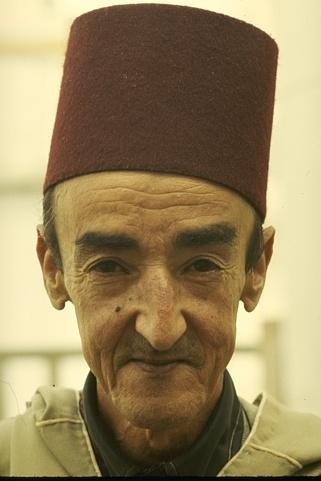
#> input picture man.jpg, 321 x 481 px
$ python filtering.py   (older library calls are emulated)
#> lines starting #> are read from the running program, lines starting #| are printed output that depends on the picture; after the words box and inside, x2 and y2 are one past the last pixel; in counts of white or black regions, pixels touching at a corner belong together
import cv2
import numpy as np
# grayscale to be suitable for filtering
image = cv2.imread('man.jpg')
#> image is the input picture: shape (481, 321, 3); mean B, G, R 94.4, 133.4, 151.7
image_grey = cv2.cvtColor(image, cv2.COLOR_BGR2GRAY)
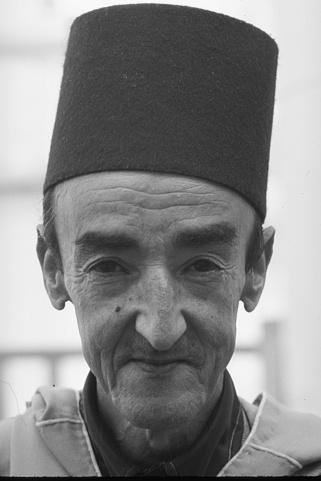
#> image_grey: shape (481, 321); min 1, max 251, mean 134.4

# median filter with kernel size=5
image_filt=cv2.medianBlur(image_grey, 7)

# display pictures
cv2.imshow('original', image_grey)
cv2.imshow('filtered', image_filt)

#apply laplacian filter to find edges
laplacian = cv2.Laplacian(image_filt, cv2.CV_8U, ksize=5)
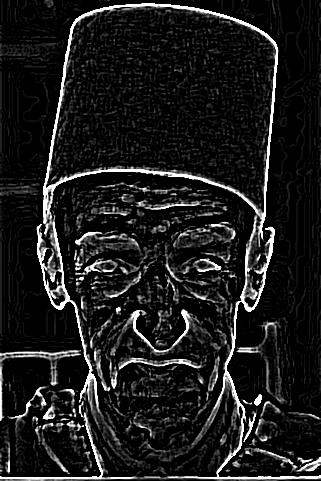
#> laplacian: shape (481, 321); min 0, max 255, mean 28.3
cv2.imshow('laplacian', laplacian)

_, laplacian = cv2.threshold(laplacian, 80, 255, cv2.THRESH_BINARY)
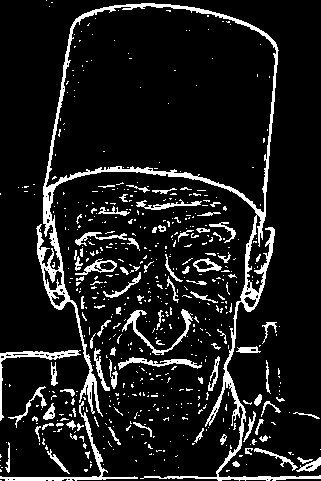
#> laplacian: shape (481, 321); 10.9% white; 578 white regions (486 under 20 px), largest, box (x1, y1, x2, y2) and area: (36, 3, 321, 481) 7183, (0, 401, 138, 481) 734, (0, 350, 81, 421) 556

laplace_inv = cv2.bitwise_not(laplacian)
cv2.imshow('thresholded laplacian', laplace_inv)

### Bilateral part
downSampled_img = cv2.pyrDown(image)
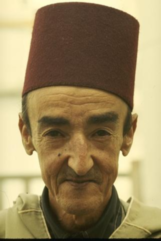
#> downSampled_img: shape (241, 161, 3); mean B, G, R 94.6, 133.6, 151.9
#applying small nilateral filters on downsampled img]
img_bilateral=downSampled_img
for i in range(7):
    img_bilateral = cv2.bilateralFilter(img_bilateral, d=9, sigmaColor=9, sigmaSpace=7)


upsampled_image = cv2.pyrUp(img_bilateral)
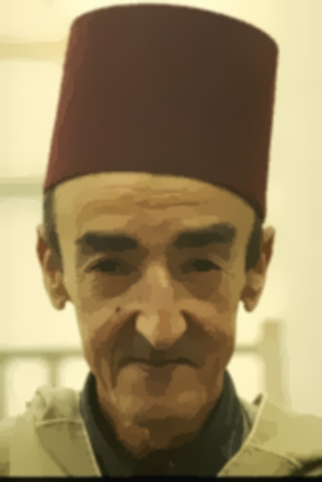
#> upsampled_image: shape (482, 322, 3); mean B, G, R 94.5, 133.5, 151.8
cv2.imshow('bilateral', upsampled_image)

laplace_inv = cv2.resize(laplace_inv, (upsampled_image.shape[1], upsampled_image.shape[0]))
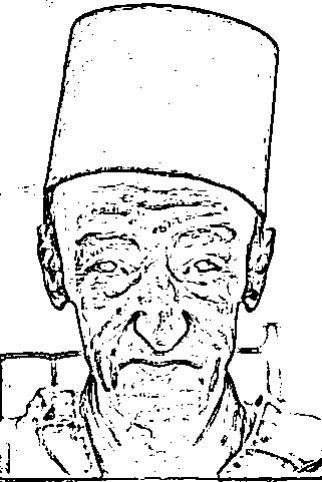
#> laplace_inv: shape (482, 322); min 0, max 255, mean 227.3
cartoonified_image = cv2.bitwise_and(upsampled_image, upsampled_image, mask=laplace_inv)
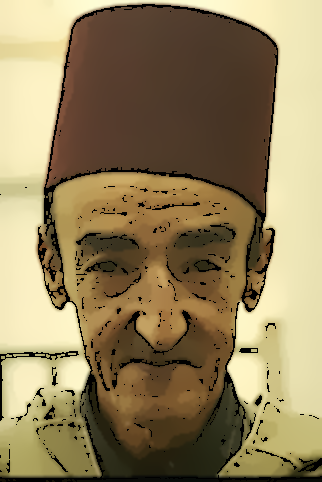
#> cartoonified_image: shape (482, 322, 3); mean B, G, R 91.4, 128.4, 145.6
cv2.imshow('final', cartoonified_image)

cv2.waitKey(0)
cv2.destroyAllWindows()

$ run again, with lane.jpg copied over man.jpg
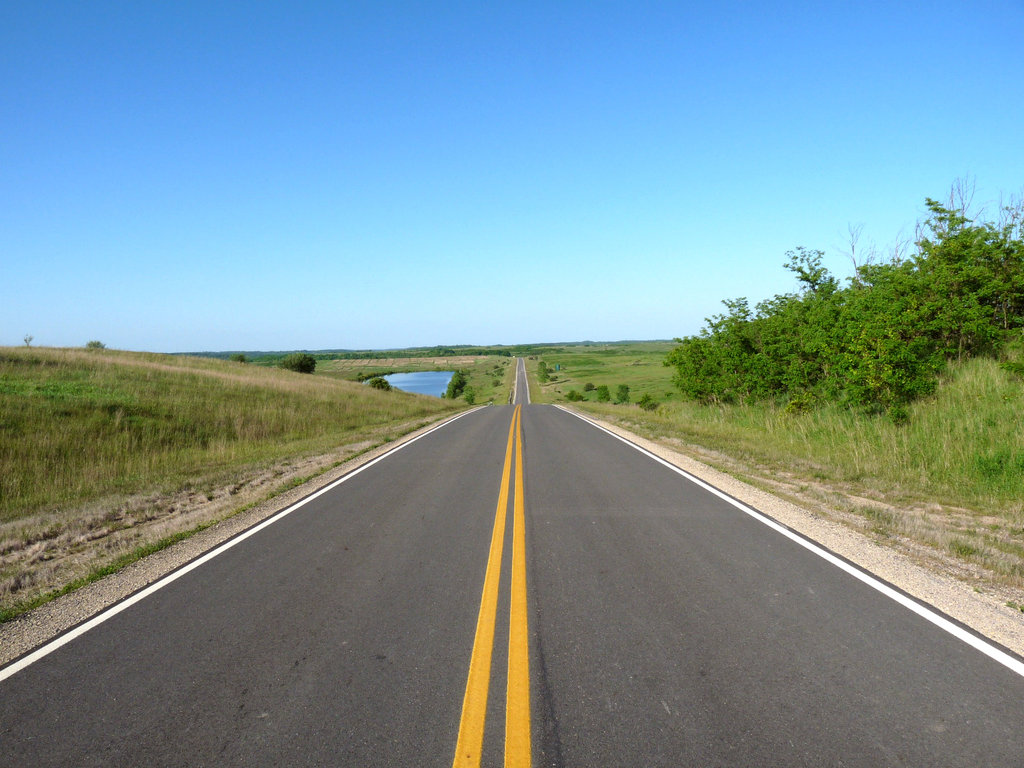
#> input picture lane.jpg, 1024 x 768 px
#> image is the input picture: shape (768, 1024, 3); mean B, G, R 154.4, 148.3, 121.2
#> `_, laplacian = cv2.threshold(laplacian, 80, 255, cv2.THRESH_BINARY)`:
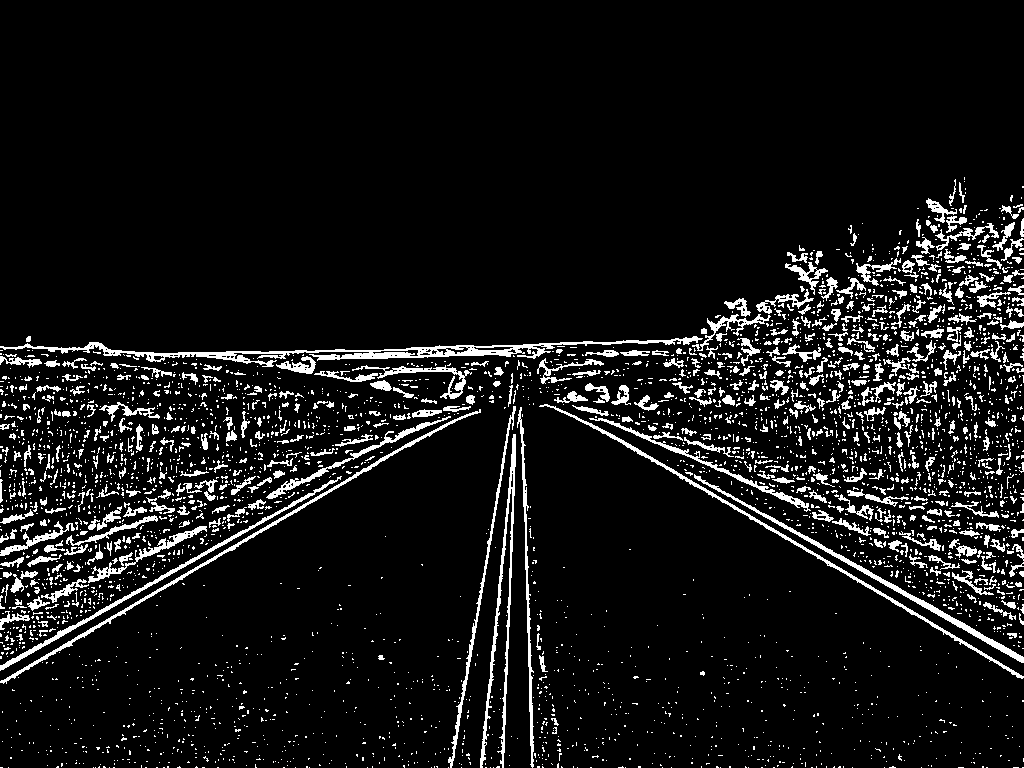
#> laplacian: shape (768, 1024); 8.2% white; 3885 white regions (3356 under 20 px), largest, box (x1, y1, x2, y2) and area: (0, 336, 703, 367) 3850, (480, 434, 516, 768) 1847, (539, 404, 1024, 679) 1829
#> `cartoonified_image = cv2.bitwise_and(upsampled_image, upsampled_image,..`:
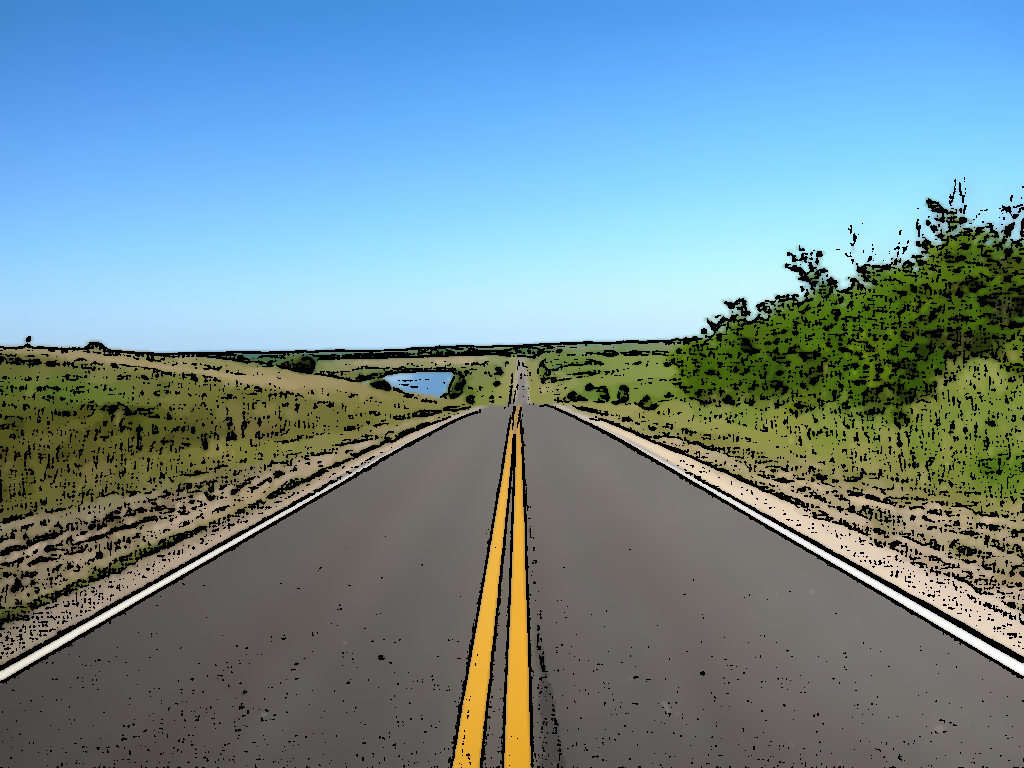
#> cartoonified_image: shape (768, 1024, 3); mean B, G, R 148.2, 139.1, 112.2
